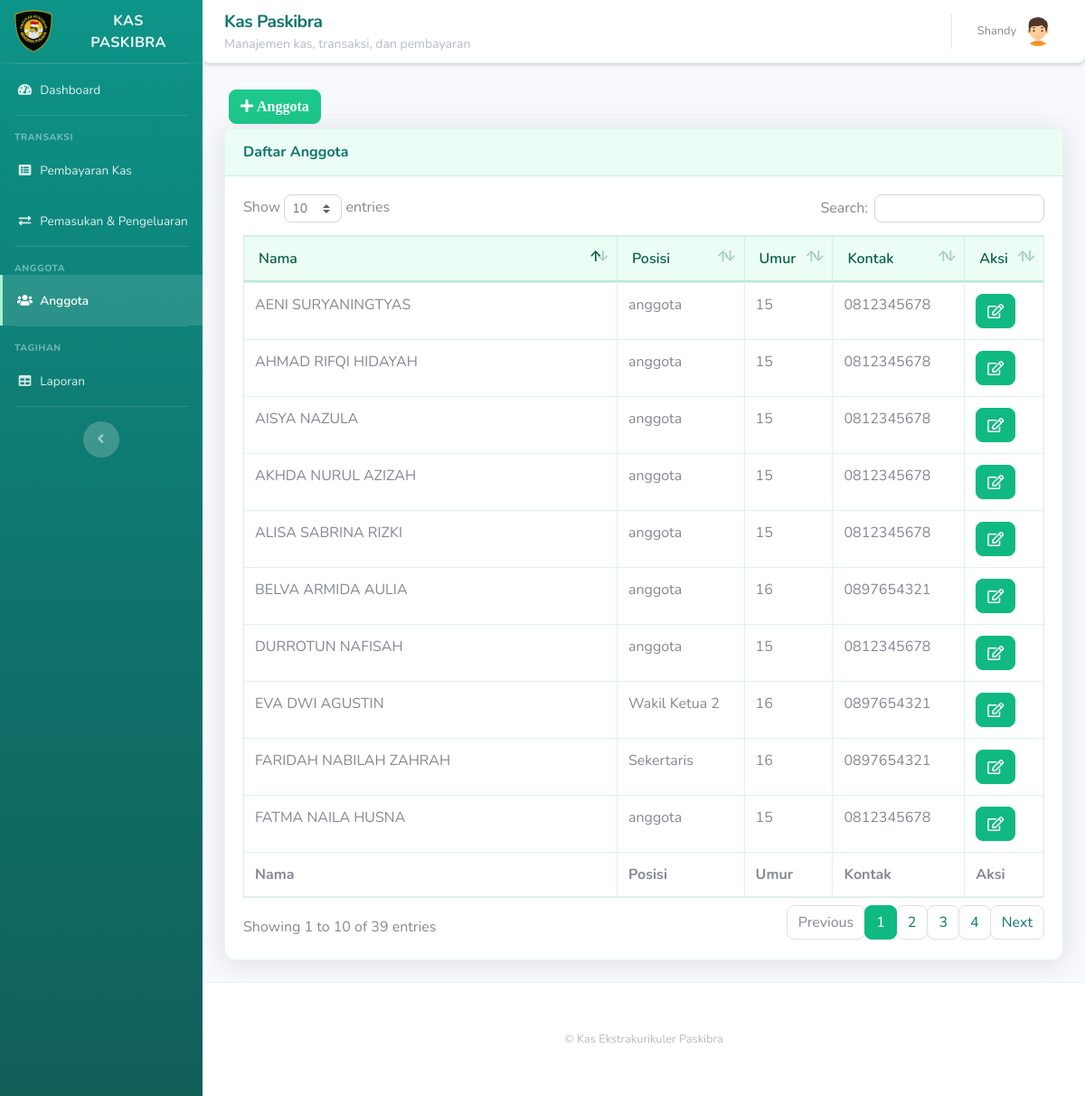
Screenshot of /karyawan.php (signed in) with the database file from the repository.
### tables this page shows
CREATE TABLE `karyawan` (
  `id_karyawan` int(11) NOT NULL,
  `nama` varchar(40) NOT NULL,
  `posisi` varchar(40) NOT NULL,
  `alamat` varchar(40) NOT NULL,
  `umur` int(11) NOT NULL,
  `kontak` varchar(40) NOT NULL
);

### karyawan.php (the view, shortened to what this page needs)
<!DOCTYPE html>
<html lang="en">
<head>
  <link href="vendor/fontawesome-free/css/all.min.css" rel="stylesheet" type="text/css">
  <link href="css/sb-admin-2.min.css" rel="stylesheet">
  <link href="css/paskibra-theme.css" rel="stylesheet">
  <link href="vendor/datatables/dataTables.bootstrap4.min.css" rel="stylesheet">
  <script src="https://cdn.jsdelivr.net/npm/@tailwindcss/browser@4"></script>
</head>
<body id="page-top">
<?php require 'koneksi.php'; ?>
<?php require 'sidebar.php'; ?>
      <div id="content">
<?php require 'navbar.php'; ?>
        <div class="container-fluid">
<button type="button" class="btn btn-success" style="margin:5px" data-toggle="modal" data-target="#myModalTambah"><i class="fa fa-plus"> Anggota</i></button><br>
          <div class="card shadow mb-4">
            <div class="card-header py-3">
              <h6 class="m-0 font-weight-bold text-primary">Daftar Anggota</h6>
            </div>
            <div class="card-body">
              <div class="table-responsive">
                <table class="table table-bordered" id="dataTable" width="100%" cellspacing="0">
                  <thead>
                    <tr>
                      <th>Nama</th>
                      <th>Posisi</th>
                      <th>Umur</th>
                      <th>Kontak</th>
                      <th>Aksi</th>
                    </tr>
                  </thead>
                  <tfoot>
                    <tr>
                      <th>Nama</th>
                      <th>Posisi</th>
                      <th>Umur</th>
                      <th>Kontak</th>
                      <th>Aksi</th>
                    </tr>
                  </tfoot>
                  <tbody>
				  <?php
$query = mysqli_query($koneksi, 'SELECT * FROM karyawan');
while ($data = mysqli_fetch_assoc($query)) {
    ?>
                    <tr>
                      <td><?php echo $data['nama']; ?></td>
                      <td><?php echo $data['posisi']; ?></td>
                      <td><?php echo $data['umur']; ?></td>
                      <td><?php echo $data['kontak']; ?></td>
					  <td>
<a href="#" type="button" class=" fa fa-edit btn btn-primary btn-md" data-toggle="modal" data-target="#myModal<?php echo $data['id_karyawan']; ?>"></a>
</td>
</tr>
<?php
}
?>
  </div>
              </div>
            </div>
          </div>
        </div>
      </div>
<?php require 'footer.php'; ?>
    </div>
</body>
</html>

### css/paskibra-theme.css (style rules this page uses)
:root { --primary: #10b981; --primary-dark: #0f766e; --primary-light: #d1fae5; --blue: #10b981; --info: #10b981; --shadow-sm: 0 1px 2px 0 rgba(15, 118, 110, 0.06); --shadow: 0 4px 6px -1px rgba(15, 118, 110, 0.08), 0 2px 4px -2px rgba(15, 118, 110, 0.06); --shadow-md: 0 10px 15px -3px rgba(15, 118, 110, 0.08), 0 4px 6px -4px rgba(15, 118, 110, 0.06); --radius: 0.75rem; --radius-sm: 0.5rem; --transition: 0.2s ease; }
* { transition-timing-function: ease; }
body { background-color: #f0fdf4; font-smoothing: antialiased; }
.text-primary { color: #0f766e !important; }
.btn { transition: background-color var(--transition), border-color var(--transition), transform 0.15s ease; border-radius: var(--radius-sm); }
.btn-primary { background-color: #10b981 !important; border-color: #10b981 !important; box-shadow: var(--shadow-sm); }
.btn-success { border-radius: var(--radius-sm); transition: filter var(--transition), transform 0.15s ease; }
.card { border-radius: var(--radius); border: 1px solid rgba(16, 185, 129, 0.12); box-shadow: var(--shadow); transition: box-shadow var(--transition), border-color var(--transition); }
.card-header { background-color: #ecfdf5; border-bottom: 1px solid rgba(16, 185, 129, 0.18); font-weight: 600; border-radius: var(--radius) var(--radius) 0 0; padding: 0.875rem 1.25rem; }
.card-body { padding: 1.25rem; }
.table thead th { background-color: #ecfdf5; font-weight: 600; color: #065f46; border-bottom: 2px solid rgba(16, 185, 129, 0.25); padding: 0.75rem 1rem; }
table.table thead th { border-bottom-color: rgba(16, 185, 129, 0.25); }
.table tbody tr { transition: background-color var(--transition); }
.table-bordered th, .table-bordered td { border-color: rgba(16, 185, 129, 0.15); }

### rows the page displays
karyawan: nama "ALISA SABRINA RIZKI", posisi "anggota", umur "15", kontak "0812345678"
karyawan: nama "AENI SURYANINGTYAS", posisi "anggota", umur "15", kontak "0812345678"
karyawan: nama "DURROTUN NAFISAH", posisi "anggota", umur "15", kontak "0812345678"
karyawan: nama "AISYA NAZULA", posisi "anggota", umur "15", kontak "0812345678"
karyawan: nama "FATMA NAILA HUSNA", posisi "anggota", umur "15", kontak "0812345678"
karyawan: nama "AKHDA NURUL AZIZAH", posisi "anggota", umur "15", kontak "0812345678"
karyawan: nama "AHMAD RIFQI HIDAYAH", posisi "anggota", umur "15", kontak "0812345678"
karyawan: nama "EVA DWI AGUSTIN", posisi "Wakil Ketua 2", umur "16", kontak "0897654321"
karyawan: nama "FARIDAH NABILAH ZAHRAH", posisi "Sekertaris", umur "16", kontak "0897654321"
karyawan: nama "BELVA ARMIDA AULIA", posisi "anggota", umur "16", kontak "0897654321"

### other values shown
$_SESSION['nama'] "Shandy"
